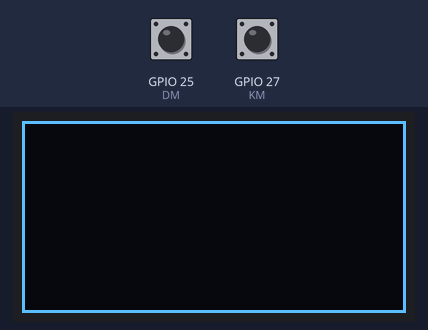
Bench run of a sketch on a simulated ESP32. Shown: 128×64 one-colour display. The inputs (shaded band) are chosen by the test bench; at power-on: GPIO 25 (DM) HIGH, GPIO 27 (KM) HIGH. The display library's start-up logo is not drawn; random numbers use the default seed unless the sketch sets one.

Above: at 1.1 s.
At 1.54 s:
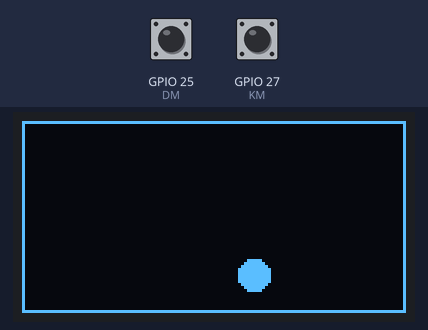

The sketch:

oled_ssd1306_128x64_movingball.ino
```cpp
#include <SPI.h>
#include <Wire.h>
#include <Adafruit_GFX.h>
#include <Adafruit_SSD1306.h>

#define SCREEN_WIDTH 128 // OLED display width, in pixels
#define SCREEN_HEIGHT 64 // OLED display height, in pixels

// Declaration for an SSD1306 display connected to I2C (SDA, SCL pins)
// The pins for I2C are defined by the Wire-library.
// On an arduino UNO:       A4(SDA), A5(SCL)
// On an arduino MEGA 2560: 20(SDA), 21(SCL)
// On an arduino LEONARDO:   2(SDA),  3(SCL)
// On ESP32 Node MCU:   21(SDA),  22(SCL), ...
// On ESP8266 Node MCU:   4(SDA),  5(SCL), ...
#define OLED_RESET     -1 // Reset pin # (or -1 if sharing Arduino reset pin)
#define SCREEN_ADDRESS 0x3C ///< get adddress using I2C scanner
Adafruit_SSD1306 display(SCREEN_WIDTH, SCREEN_HEIGHT, &Wire, OLED_RESET);

#define KM 27
#define DM 25
#define ZINGSNIS 2 // kiek tasku pasislenka per viena karta
int r = 5 ; // apksritimo spindulys
double cx = SCREEN_WIDTH/2 ;
double cy = SCREEN_HEIGHT/2 ;
int kamp;
double rad ;
int kmm, dmm ;

void setup() {
  Serial.begin(9600);
  randomSeed(analogRead(A0));
  kamp = random(360) ;
  pinMode (KM, INPUT_PULLUP) ;
  pinMode (DM, INPUT_PULLUP) ;

  // SSD1306_SWITCHCAPVCC = generate display voltage from 3.3V internally
  if(!display.begin(SSD1306_SWITCHCAPVCC, SCREEN_ADDRESS)) {
    Serial.println(F("SSD1306 allocation failed"));
    for(;;); // Don't proceed, loop forever
  }

  // Show initial display buffer contents on the screen --
  // the library initializes this with an Adafruit splash screen.
  display.display();
  delay(1000); // Pause for 1 seconds
  display.clearDisplay();
  display.drawRect(0, 0, SCREEN_WIDTH-0, SCREEN_HEIGHT-0, WHITE);
  display.display();
}


void loop() {
    // valom skritulį
    display.fillCircle(int(cx), int(cy), r, BLACK);

   // tikrinam ar mygtukai paspausti
   kmm = digitalRead (KM) ;
   dmm = digitalRead (DM) ;
   if (kmm == LOW) r-- ;
   if (dmm == LOW) r++ ;

   // tikrinam ar atsitrenkė


   //skaičiuojam naujas koordinates
   rad = M_PI/double(180)*double(kamp) ;
   cx += ZINGSNIS*cos(rad) ;
   cy += ZINGSNIS*sin(rad) ;

   // piešiam skritulį
   display.fillCircle(int(cx), int(cy), r, WHITE);
   display.display();
   //delay (5) ;

}
```
